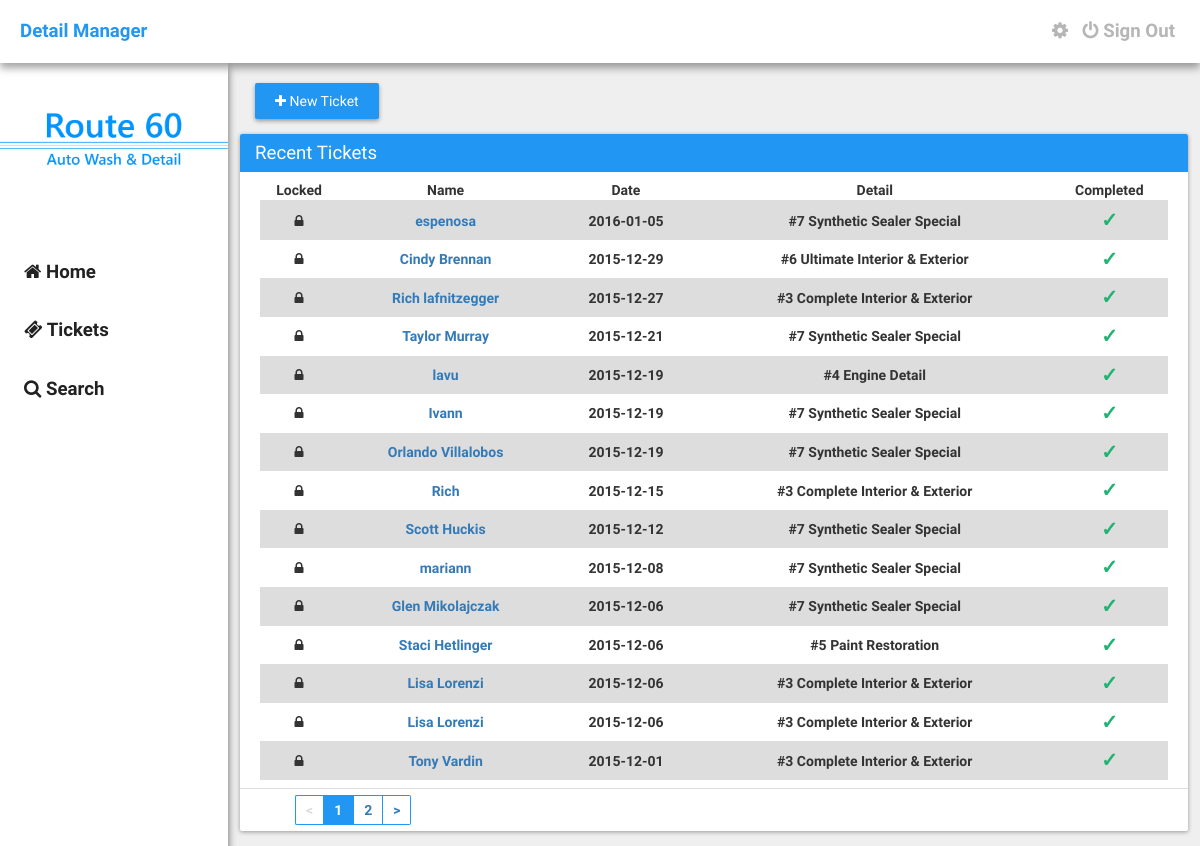
The page /tickets.php (signed in) on the database as committed earlier.
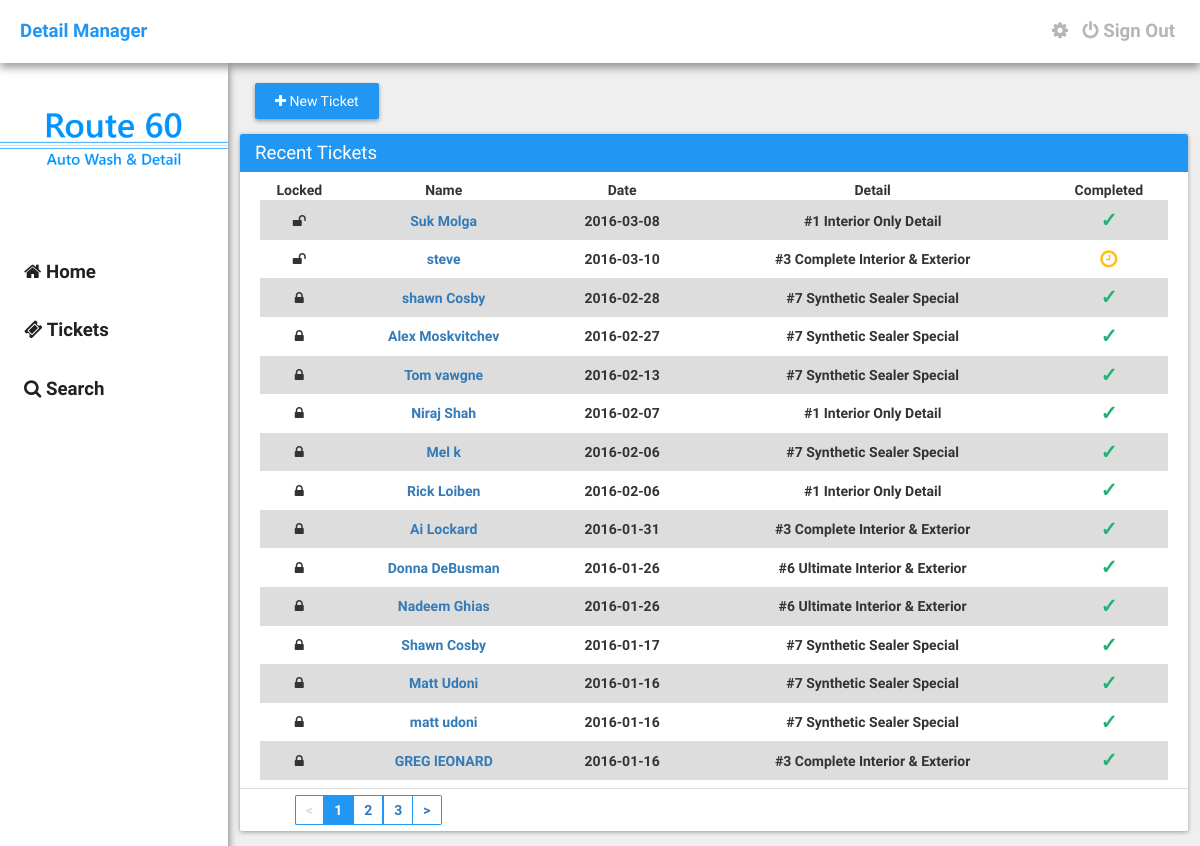
The same page on the database as committed later.
### tables this page shows
CREATE TABLE `detail_tickets` (
  `id` int(11) NOT NULL,
  `locked` int(11) NOT NULL DEFAULT '0',
  `first_name` text NOT NULL,
  `last_name` text NOT NULL,
  `phone_number` varchar(32) NOT NULL,
  `date` date NOT NULL,
  `vehicle_make` text NOT NULL,
  `vehicle_model` text NOT NULL,
  `vehicle_color` text NOT NULL,
  `discount` int(11) NOT NULL,
  `services` varchar(32) NOT NULL,
  `pre_paid_done` varchar(32) NOT NULL,
  `user_id` varchar(32) NOT NULL,
  `ticket_id` varchar(32) NOT NULL,
  `notes` text NOT NULL,
  `ticket_creator` text NOT NULL,
  `engine` varchar(2) NOT NULL DEFAULT '0',
  `wax` varchar(2) NOT NULL DEFAULT '0',
  `mat` varchar(2) NOT NULL DEFAULT '0'
);

### details/assets/core/init.php (called while the page is built, shortened)
<?php
	$site = "http://".$_SERVER['SERVER_NAME']."/details";

### tickets.php (the view, shortened to what the changed rows need)
<?php require("./assets/core/init.php"); require("./include/navbar.php"); ?>
<?php
        $tbl_name = "detail_tickets";
        $adjacents = 2;
        $query = "SELECT COUNT(*) as num FROM $tbl_name";
        $total_pages = mysql_fetch_array(mysql_query($query));
        $total_pages = $total_pages[0];
        $targetpage = "tickets";
        $limit = 15;
        $page = $_GET['page'];
        if($page)
            $start = ($page - 1) * $limit;
        else
            $start = 0;
        $sql = "SELECT * FROM $tbl_name ORDER BY id DESC LIMIT $start, $limit";
        $result2 = mysql_query($sql);
        if ($page == 0) $page = 1;
        $prev = $page - 1;
        $next = $page + 1;
        $lastpage = ceil($total_pages/$limit);
        $pagination = "";
        if($lastpage > 1)
        {
            $pagination .= "<ul class='pagination' style='margin: 0px;'>";
            if ($page > 1)
                $pagination.= "<li class='left'><a href='$targetpage?page=$prev'><</a></li>";
            else
                $pagination.= "<li class='disabledpage left'><a href='#'><</a></li>";
            if ($lastpage < 7 + ($adjacents * 2))
            {
                for ($counter = 1; $counter <= $lastpage; $counter++)
                {
                    if ($counter == $page)
                        $pagination.= "<li class='active'><a href='#'>$counter</a></li>";
                    else
                        $pagination.= "<li class='waves-effect'><a href='$targetpage?page=$counter'>$counter</a></li>";
                }
            }
            if ($page < $counter - 1)
                $pagination.= "<li class='right'><a href='$targetpage?page=$next'>></a></li>";
            else
                $pagination.= "<li class='disabledpage right'><a href='#'>></a></li>";
            $pagination.= "</ul>\n";
        }
    ?>
	<div class="container">
		<div class="row">
			<div class="col-md-45">
				<div class="card">
					<div class="card-content">
						<table class="table" padding="10" style="text-align: center;">
							<thead>
								<tr>
                                    <th>Locked</th>
									<th>Name</th>
									<th>Date</th>
									<th>Detail</th>
									<th>Completed</th>
								</tr>
							</thead>
							<tbody>
								<?php
								while($row = mysql_fetch_array($result2)) {
									$services = $row['services'];
									$options = $row['pre_paid_done'];
									if($services == 'wax'){
			                            $servicetitle = "Meguiar's Wax";
			                        }elseif($services == 1) {
			                            $servicetitle = "#1 Interior Only Detail";
			                        }
			                        elseif($services == 2) {
			                            $servicetitle = "#2 Exterior Only Detail";
			                        }
			                        elseif($services == 3) {
			                            $servicetitle = "#3 Complete Interior & Exterior";
			                        }
			                        elseif($services == 4) {
			                            $servicetitle = "#4 Engine Detail";
			                        }
			                        elseif($services == 5) {
			                            $servicetitle = "#5 Paint Restoration";
			                        }
			                        elseif($services == 6) {
			                            $servicetitle = "#6 Ultimate Interior & Exterior";
			                        }
			                        elseif($services == 7) {
                                        $servicetitle = "#7 Synthetic Sealer Special";
                                    }
                                    elseif($services == "hw") {
                                        $servicetitle = "Hand Wash - Car";
                                    }
                                    elseif($services == "hwfs") {
                                        $servicetitle = "Hand Wash - Car w/ Full Service";
                                    }
                                    elseif($services == "hwsuv") {
                                        $servicetitle = "Hand Wash - SUV";
                                    }
                                    elseif($services == "hwsuvfs") {
                                        $servicetitle = "Hand Wash - SUV w/ Full Service";
                                    }
			                        if($options == 'Prepaid') {
			                            $option = "<center><h6 style='color: #E14747; margin: 0px; font-size: 20px;'>X</h6></center>";
			                        }elseif($options == 'Paid/Completed') {
			                            $option = "<center><h6 style='color: #20B473; margin: 0px; font-size: 20px;'>&check;</h6></center>";
			                        }elseif($options == 'Appointment') {
                                        $option = "<center><h6 style='color: #FFC017; margin: 0px; font-size: 20px;'><i class='fa fa-clock-o'></i></h6></center>";
                                    }
                                    if($row['locked'] == 0) {
                                        $locking = "<i class='fa fa-unlock'></i>";
                                    }elseif($row['locked'] == 1) {
                                        $locking = "<i class='fa fa-lock'></i>";
                                    }
			                        echo '<tr>';
                                    echo '<td>'.$locking.'</td>';
			                        echo '<td><a href="'.$site.'/ticket?id='.$row['ticket_id'].'">'.$row['first_name'].' '.$row['last_name'].'</a></td>';
			                        echo '<td>'.$row['date'].'</td>';
			                        echo '<td>'.$servicetitle.'</td>';
			                        echo '<td>'.$option.'</td>';
			                        echo '</tr>';
								}
							?>
							</tbody>
						</table>
					</div>
					<div class="card-footer">
						<?=$pagination?>
					</div>
				</div>
			</div>
		</div>
	</div>
<?php require("./include/footer.php"); ?>

Rows that differ between the two databases and show on the page:
no longer on this page (row unchanged): detail_tickets: locked 1 (drawn), first_name "espenosa", date "2016-01-05", services "#7 Synthetic Sealer Special"
no longer on this page (row unchanged): detail_tickets: locked 1 (drawn), first_name "Cindy", last_name "Brennan", date "2015-12-29", services "#6 Ultimate Interior & Exterior"
no longer on this page (row unchanged): detail_tickets: locked 1 (drawn), first_name "Rich", last_name "lafnitzegger", date "2015-12-27", services "#3 Complete Interior & Exterior"
no longer on this page (row unchanged): detail_tickets: locked 1 (drawn), first_name "Taylor", last_name "Murray", date "2015-12-21", services "#7 Synthetic Sealer Special"
no longer on this page (row unchanged): detail_tickets: locked 1 (drawn), first_name "lavu", date "2015-12-19", services "#4 Engine Detail"
no longer on this page (row unchanged): detail_tickets: locked 1 (drawn), first_name "Ivann", date "2015-12-19", services "#7 Synthetic Sealer Special"
no longer on this page (row unchanged): detail_tickets: locked 1 (drawn), first_name "Orlando", last_name "Villalobos", date "2015-12-19", services "#7 Synthetic Sealer Special"
no longer on this page (row unchanged): detail_tickets: locked 1 (drawn), first_name "Rich", date "2015-12-15", services "#3 Complete Interior & Exterior"
no longer on this page (row unchanged): detail_tickets: locked 1 (drawn), first_name "Scott", last_name "Huckis", date "2015-12-12", services "#7 Synthetic Sealer Special"
no longer on this page (row unchanged): detail_tickets: locked 1 (drawn), first_name "mariann", date "2015-12-08", services "#7 Synthetic Sealer Special"
no longer on this page (row unchanged): detail_tickets: locked 1 (drawn), first_name "Glen", last_name "Mikolajczak", date "2015-12-06", services "#7 Synthetic Sealer Special"
no longer on this page (row unchanged): detail_tickets: locked 1 (drawn), first_name "Staci", last_name "Hetlinger", date "2015-12-06", services "#5 Paint Restoration"
no longer on this page (row unchanged): detail_tickets: locked 1 (drawn), first_name "Lisa", last_name "Lorenzi", date "2015-12-06", services "#3 Complete Interior & Exterior"
no longer on this page (row unchanged): detail_tickets: locked 1 (drawn), first_name "Lisa", last_name "Lorenzi", date "2015-12-06", services "#3 Complete Interior & Exterior"
no longer on this page (row unchanged): detail_tickets: locked 1 (drawn), first_name "Tony", last_name "Vardin", date "2015-12-01", services "#3 Complete Interior & Exterior"
added detail_tickets: locked 0 (drawn), first_name "Suk", last_name "Molga", date "2016-03-08", services "#1 Interior Only Detail"
added detail_tickets: locked 0 (drawn), first_name "steve", date "2016-03-10", services "#3 Complete Interior & Exterior", pre_paid_done "Appointment" (drawn)
added detail_tickets: locked 1 (drawn), first_name "shawn", last_name "Cosby", date "2016-02-28", services "#7 Synthetic Sealer Special"
added detail_tickets: locked 1 (drawn), first_name "Alex", last_name "Moskvitchev", date "2016-02-27", services "#7 Synthetic Sealer Special"
added detail_tickets: locked 1 (drawn), first_name "Tom", last_name "vawgne", date "2016-02-13", services "#7 Synthetic Sealer Special"
added detail_tickets: locked 1 (drawn), first_name "Niraj", last_name "Shah", date "2016-02-07", services "#1 Interior Only Detail"
added detail_tickets: locked 1 (drawn), first_name "Mel", last_name "k", date "2016-02-06", services "#7 Synthetic Sealer Special"
added detail_tickets: locked 1 (drawn), first_name "Rick", last_name "Loiben", date "2016-02-06", services "#1 Interior Only Detail"
added detail_tickets: locked 1 (drawn), first_name "Ai", last_name "Lockard", date "2016-01-31", services "#3 Complete Interior & Exterior"
added detail_tickets: locked 1 (drawn), first_name "Donna", last_name "DeBusman", date "2016-01-26", services "#6 Ultimate Interior & Exterior"
added detail_tickets: locked 1 (drawn), first_name "Nadeem", last_name "Ghias", date "2016-01-26", services "#6 Ultimate Interior & Exterior"
added detail_tickets: locked 1 (drawn), first_name "Shawn", last_name "Cosby", date "2016-01-17", services "#7 Synthetic Sealer Special"
added detail_tickets: locked 1 (drawn), first_name "Matt", last_name "Udoni", date "2016-01-16", services "#7 Synthetic Sealer Special"
added detail_tickets: locked 1 (drawn), first_name "matt", last_name "udoni", date "2016-01-16", services "#7 Synthetic Sealer Special"
added detail_tickets: locked 1 (drawn), first_name "GREG", last_name "lEONARD", date "2016-01-16", services "#3 Complete Interior & Exterior"
Other text that changed with them:
new list line: "3"
